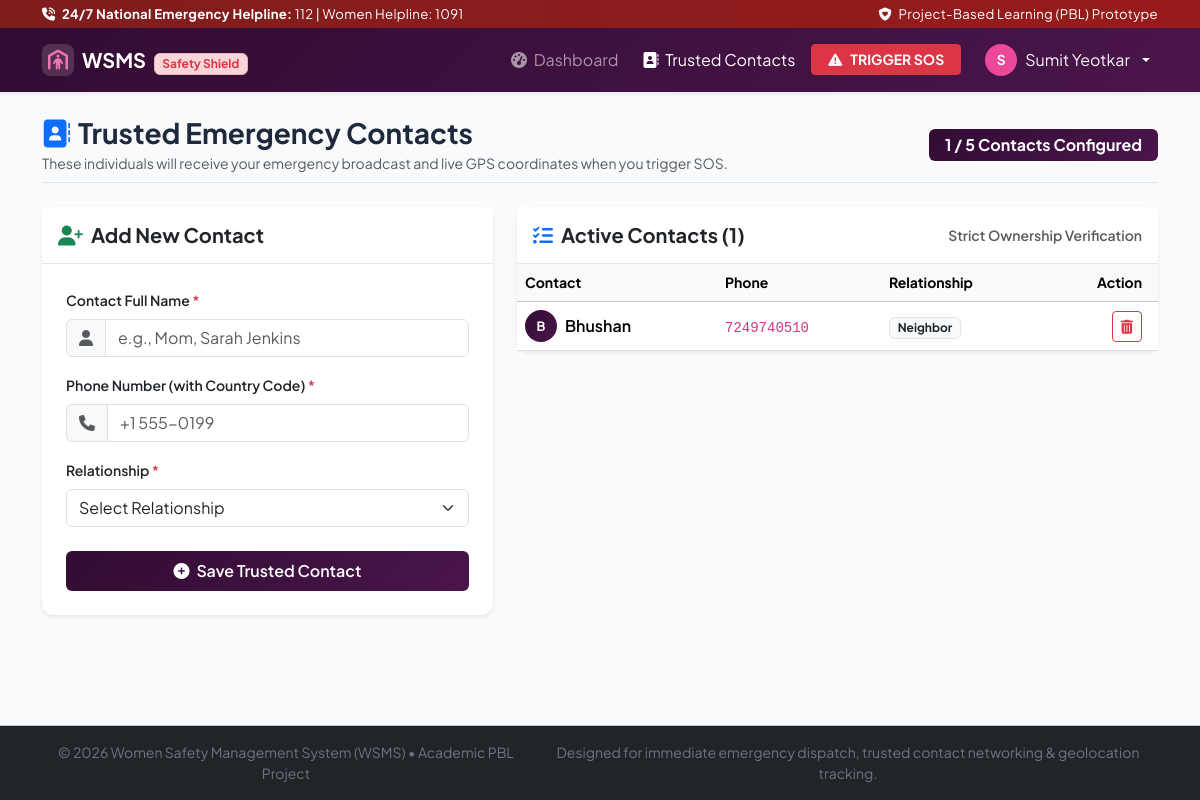
/trusted-contacts (signed in), run on an earlier commit of the app's database.
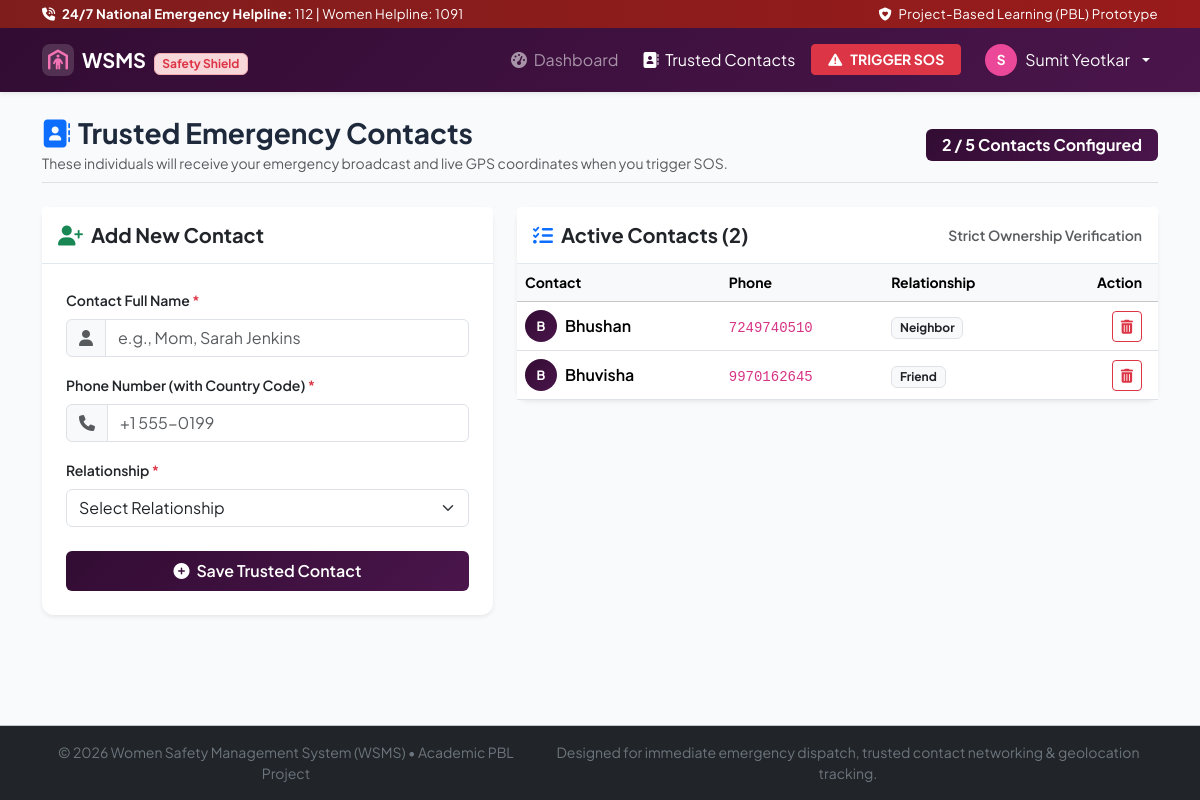
And on a later commit of the database.
### tables this page shows
CREATE TABLE trusted_contacts (
        id INTEGER PRIMARY KEY AUTOINCREMENT,
        user_id INTEGER NOT NULL,
        contact_name TEXT NOT NULL,
        contact_phone TEXT NOT NULL,
        relationship TEXT NOT NULL,
        created_at DATETIME DEFAULT CURRENT_TIMESTAMP,
        FOREIGN KEY (user_id) REFERENCES users(id) ON DELETE CASCADE
    );

### app.py (the view)
@app.route('/trusted-contacts')
@login_required
def trusted_contacts():
    db = get_db()
    cursor = db.cursor()
    cursor.execute("""
        SELECT id, contact_name, contact_phone, relationship, created_at
        FROM trusted_contacts
        WHERE user_id = ?
        ORDER BY created_at ASC
    """, (session['user_id'],))
    contacts = cursor.fetchall()
    return render_template(
        'trusted_contacts.html',
        contacts=contacts,
        current_count=len(contacts),
        max_contacts=app.config['MAX_CONTACTS_PER_USER']
    )

### app.py (called while the page is built)
def get_db():
    if 'db' not in g:
        g.db = sqlite3.connect(app.config['DATABASE'])
        g.db.row_factory = sqlite3.Row
        g.db.execute("PRAGMA foreign_keys = ON;")
    return g.db

def generate_csrf_token():
    if '_csrf_token' not in session:
        session['_csrf_token'] = secrets.token_hex(32)
    return session['_csrf_token']

def login_required(f):
    @wraps(f)
    def decorated_function(*args, **kwargs):
        if 'user_id' not in session:
            flash('Please log in to access this feature.', 'warning')
            return redirect(url_for('login', next=request.path))
        return f(*args, **kwargs)
    return decorated_function

@app.context_processor
def inject_user():
    return {
        'current_user': {
            'id': session.get('user_id'),
            'name': session.get('user_name'),
            'email': session.get('user_email')
        } if 'user_id' in session else None
    }

### templates/trusted_contacts.html (shortened to what the changed rows need)
{% extends "base.html" %}
{% block content %}
<div class="row g-4">
    <div class="col-12">
        <div class="d-flex justify-content-between align-items-center flex-wrap gap-2 pb-2 border-bottom">
            <div class="text-end">
                <span class="badge {% if current_count >= max_contacts %}bg-danger{% else %}bg-purple-dark{% endif %} p-2 px-3 fs-6">
                    {{ current_count }} / {{ max_contacts }} Contacts Configured
                </span>
            </div>
        </div>
    </div>
    <div class="col-lg-7">
        <div class="card shadow-sm border-0">
            <div class="card-header bg-white py-3 d-flex justify-content-between align-items-center">
                <h5 class="fw-bold mb-0"><i class="fa-solid fa-list-check text-primary me-2"></i>Active Contacts ({{ contacts|length }})</h5>
                <span class="small text-muted">Strict Ownership Verification</span>
            </div>
            <div class="card-body p-0">
                {% if contacts %}
                    <div class="table-responsive">
                        <table class="table table-hover align-middle mb-0">
                            <thead class="table-light small text-muted">
                                <tr>
                                    <th>Contact</th>
                                    <th>Phone</th>
                                    <th>Relationship</th>
                                    <th class="text-end pe-3">Action</th>
                                </tr>
                            </thead>
                            <tbody>
                                {% for contact in contacts %}
                                    <tr>
                                        <td>
                                            <div class="d-flex align-items-center">
                                                <div class="avatar-circle me-2 bg-purple-dark text-white" style="width: 32px; height: 32px; font-size: 0.8rem;">
                                                    {{ contact.contact_name[:1] | upper }}
                                                </div>
                                                <span class="fw-semibold">{{ contact.contact_name }}</span>
                                            </div>
                                        </td>
                                        <td><code>{{ contact.contact_phone }}</code></td>
                                        <td><span class="badge bg-light text-dark border">{{ contact.relationship }}</span></td>
                                        <td class="text-end pe-3">
                                            <form method="POST" action="{{ url_for('delete_trusted_contact', contact_id=contact.id) }}" onsubmit="return confirm('Are you sure you want to remove {{ contact.contact_name }} from your trusted contacts?');" class="d-inline">
                                                <button type="submit" class="btn btn-outline-danger btn-sm" title="Delete Contact">
                                                    <i class="fa-solid fa-trash-can"></i>
                                                </button>
                                            </form>
                                        </td>
                                    </tr>
                                {% endfor %}
                            </tbody>
                        </table>
                    </div>
                {% else %}
                    <div class="p-5 text-center text-muted">
                        <i class="fa-solid fa-user-group fs-1 text-secondary opacity-25 mb-3"></i>
                        <h5>No Contacts Registered</h5>
                        <p class="small text-muted mb-0">Please add at least one trusted contact to ensure emergency alerts can be dispatched.</p>
                    </div>
                {% endif %}
            </div>
        </div>
    </div>
</div>
{% endblock %}

What changed in the data, as far as the page shows it:
added trusted_contacts: contact_name "B", contact_name "Bhuvisha", contact_phone "9970162645", relationship "Friend"
Also different on the page:
{{ current_count }}: "1" → "2"
{{ contacts|length }}: "1" → "2"
